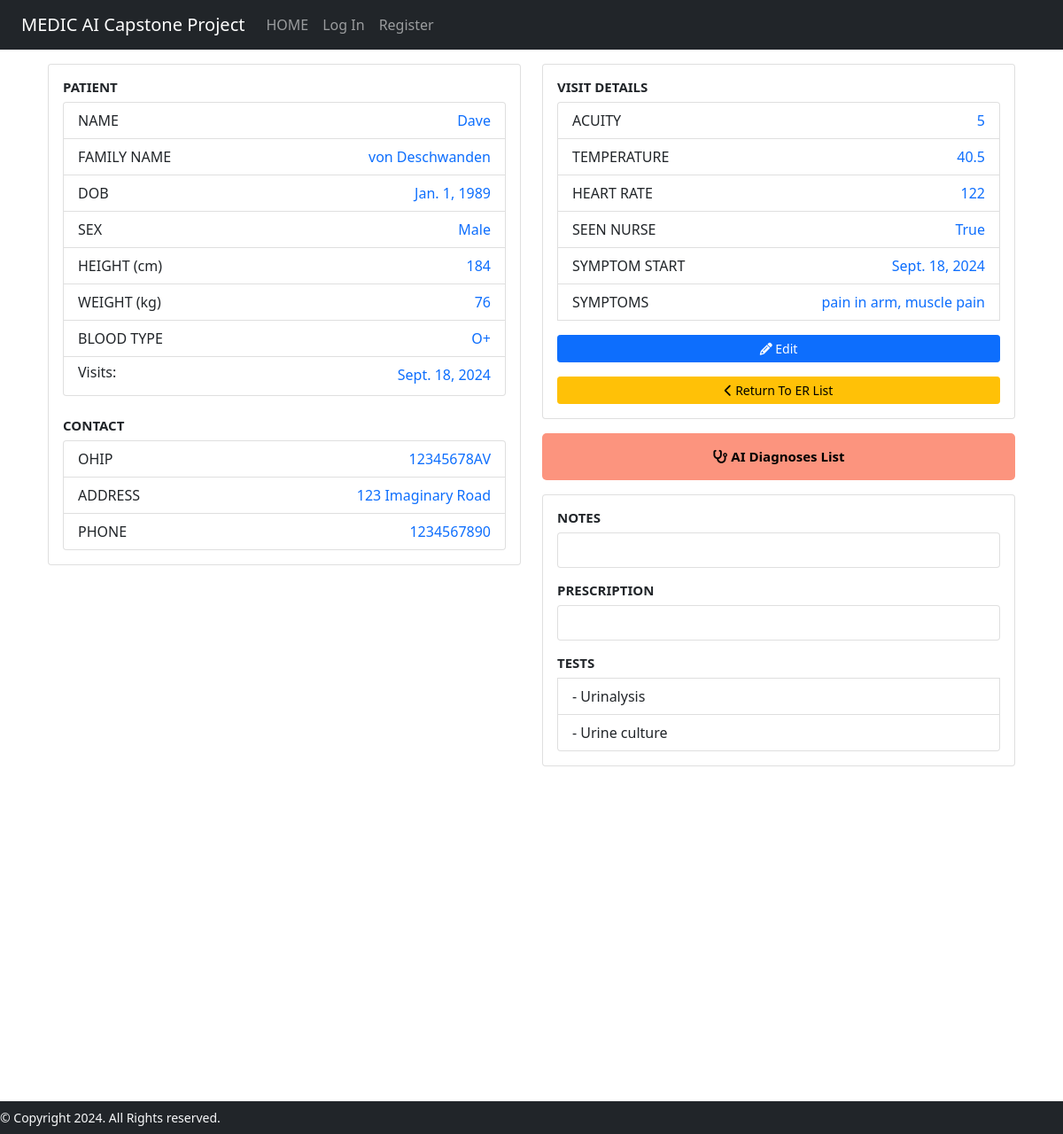
The page /patientinfo/1 on the database as committed earlier.
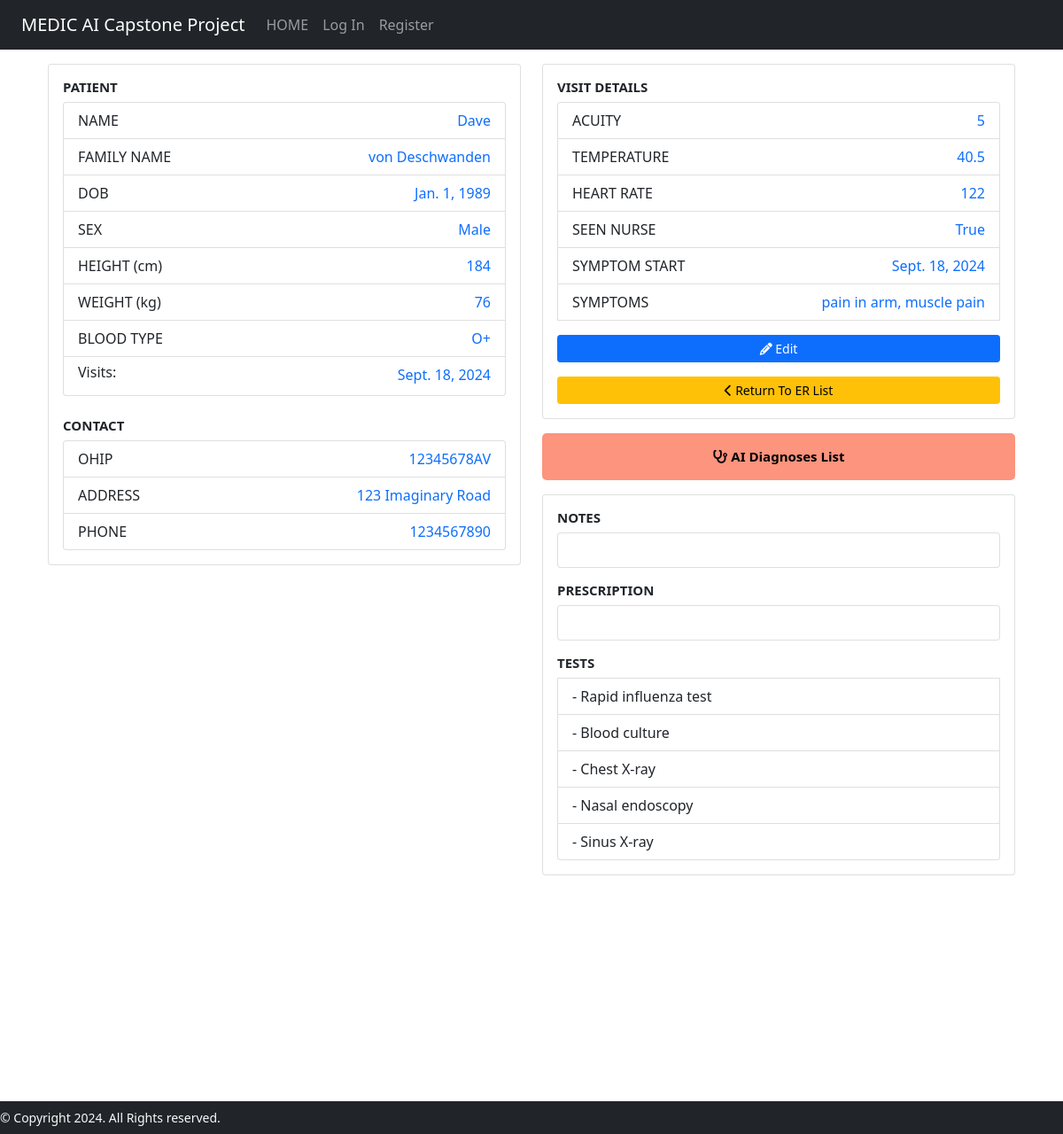
The same page on the database as committed later.
### medicAI/models.py (models this page shows, shortened)
class Hospital_Visit(models.Model):
    ACUITY_CHOICES = [
        ('1', '1'),
        ('2', '2'),
        ('3', '3'),
        ('4', '4'),
        ('5', '5'),
    ]
    patient = models.ForeignKey(Patient, on_delete=models.CASCADE)
    symptom_start_date = models.DateField(default=timezone.now, blank=True)
    acuity = models.CharField(max_length=1, choices=ACUITY_CHOICES, default='5')
    temperature = models.DecimalField(
        max_digits=3,
        decimal_places=1,
        null=True,
        blank=True,
        validators=[MinValueValidator(30), MaxValueValidator(45)]
    )
    heart_rate = models.IntegerField(null=True, blank=True)
    prescription = models.CharField(max_length=200, blank=True)
    diagnosis = models.CharField(max_length=200, blank=True)
    seen_nurse = models.BooleanField(default=False)
    er_doctor = models.ForeignKey(User, on_delete=models.CASCADE, null=True)
    symptoms = models.CharField(max_length=500, null=True, blank=True)

class Medical_Test(models.Model):
    hospital_visit = models.ForeignKey(Hospital_Visit, on_delete=models.CASCADE)
    date = models.DateField(default=timezone.now, blank=False)
    test_name = models.CharField(max_length=200, null=False, blank=False)
    test_notes = models.CharField(max_length=500, null=True, blank=True)

### medicAI/views.py (the view)
# urls.py: path("patientinfo/<str:patient_id>", views.patient_info, name="patientinfo"),
def patient_info(request, patient_id):
    patient = Patient.objects.get(pk=patient_id)
    visit_list = Hospital_Visit.objects.filter(patient=patient_id).order_by('-symptom_start_date')
    most_recent_visit = visit_list.first()
    tests = Medical_Test.objects.filter(hospital_visit=most_recent_visit)
    current_patient = request.session['current_patient'] = patient_id
    context= {
        'patient': patient,
        'visit_list' : visit_list,
        'current_visit': most_recent_visit,
        'tests': tests
    }
    return render(request, "medicAI/patientinfo.html", context)

### medicAI/templates/medicAI/patientinfo.html (shortened to what the changed rows need)
{% extends "medicAI/layout.html" %}
{% block body %}
<div class="container" style="margin-top: 1rem; margin-bottom: 3rem;">
    <div class="row">
        <div class="col-md-6">
            <div class="card" style="margin-bottom: 1rem;">
                <div class="card-body">
                    <ul class="list-group">
                        <li class="list-group-item" style="display: inline-block;">
                            <ul class="list-group text-primary" style="list-style-type: none; padding-left: 0;float: right;">
                                {% for visit in visit_list %}
                                <li>{{ visit.symptom_start_date }}</li>
                                {% endfor %}
                            </ul>
                        </li>
                    </ul>
                    <br/>
                </div>
            </div>
        </div>
        <div class="col-md-6">
            <div class="card" style="margin-bottom: 1rem;">
                <div class="card-body">
                    <ul class="list-group">
                        <li class="list-group-item">
                            <span style="float: left;">ACUITY</span>
                            <span class="text-primary" style="float: right;">{{ current_visit.acuity }}</span>
                        </li>
                        <li class="list-group-item">
                            <span style="float: left;">TEMPERATURE</span>
                            <span class="text-primary" style="float: right;">{{ current_visit.temperature }}</span>
                        </li>
                        <li class="list-group-item">
                            <span style="float: left;">HEART RATE</span>
                            <span class="text-primary" style="float: right;">{{ current_visit.heart_rate }}</span>
                        </li>
                        <li class="list-group-item">
                            <span style="float: left;">SEEN NURSE</span>
                            <span class="text-primary" style="float: right;">{{ current_visit.seen_nurse }}</span>
                        </li>
                        <li class="list-group-item">
                            <span style="float: left;">SYMPTOM START</span>
                            <span class="text-primary" style="float: right;">{{ current_visit.symptom_start_date }}</span>
                        </li>
                        <li class="list-group-item">
                            <span style="float: left;">SYMPTOMS</span>
                            <span class="text-primary" style="float: right;">{{ current_visit.symptoms }}</span>
                        </li>
                    </ul>
                </div>
            </div>
            <div class="card">
                <div class="card-body">
                    <ul class="list-group">
                        <h5 class="card-title" style="font-size: 15px; font-weight: bold; margin-top: 1rem;">TESTS</h5>
                        {% for test in tests %}
                            <li class="list-group-item">- {{ test.test_name }}</li>
                        {% endfor %}
                    </ul>
                </div>
            </div>
        </div>
    </div>
</div>
{% endblock %}

Rows that differ between the two databases and show on the page:
removed Medical_Test: test_name "Urinalysis"
removed Medical_Test: test_name "Urine culture"
added Medical_Test: test_name "Rapid influenza test"
added Medical_Test: test_name "Blood culture"
added Medical_Test: test_name "Chest X-ray"
added Medical_Test: test_name "Nasal endoscopy"
added Medical_Test: test_name "Sinus X-ray"
